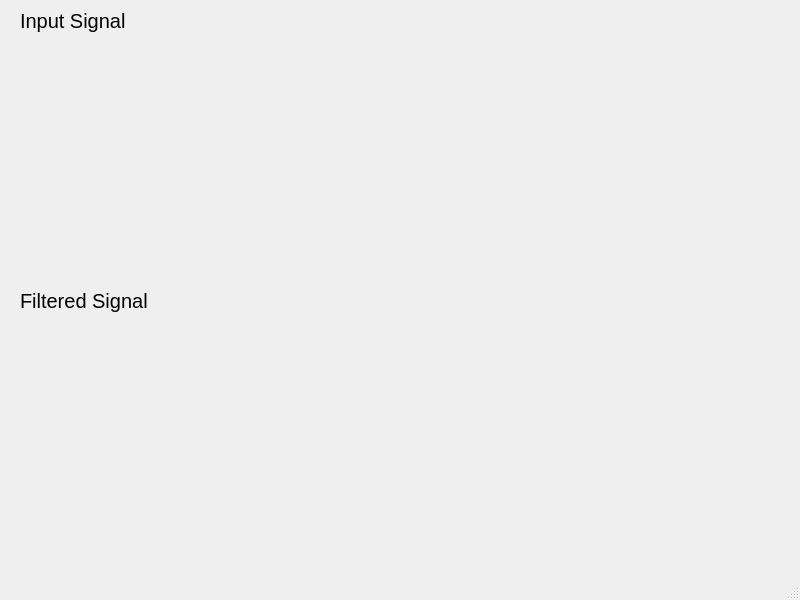
<?xml version="1.0" encoding="UTF-8"?>
<ui version="4.0">
 <class>MainWindow</class>
 <widget class="QMainWindow" name="MainWindow">
  <property name="geometry">
   <rect>
    <x>0</x>
    <y>0</y>
    <width>800</width>
    <height>600</height>
   </rect>
  </property>
  <property name="windowTitle">
   <string>MainWindow</string>
  </property>
  <widget class="QWidget" name="centralwidget">
   <widget class="QLabel" name="label">
    <property name="geometry">
     <rect>
      <x>20</x>
      <y>0</y>
      <width>401</width>
      <height>41</height>
     </rect>
    </property>
    <property name="font">
     <font>
      <pointsize>15</pointsize>
     </font>
    </property>
    <property name="text">
     <string>Input Signal</string>
    </property>
   </widget>
   <widget class="QLabel" name="label_2">
    <property name="geometry">
     <rect>
      <x>20</x>
      <y>280</y>
      <width>401</width>
      <height>41</height>
     </rect>
    </property>
    <property name="font">
     <font>
      <pointsize>15</pointsize>
     </font>
    </property>
    <property name="text">
     <string>Filtered Signal</string>
    </property>
   </widget>
   <widget class="QCustomPlot" name="widget" native="true">
    <property name="geometry">
     <rect>
      <x>20</x>
      <y>40</y>
      <width>711</width>
      <height>221</height>
     </rect>
    </property>
   </widget>
   <widget class="QCustomPlot" name="widget_2" native="true">
    <property name="geometry">
     <rect>
      <x>10</x>
      <y>310</y>
      <width>711</width>
      <height>221</height>
     </rect>
    </property>
   </widget>
  </widget>
  <widget class="QMenuBar" name="menubar">
   <property name="geometry">
    <rect>
     <x>0</x>
     <y>0</y>
     <width>800</width>
     <height>21</height>
    </rect>
   </property>
  </widget>
  <widget class="QStatusBar" name="statusbar"/>
 </widget>
 <customwidgets>
  <customwidget>
   <class>QCustomPlot</class>
   <extends>QWidget</extends>
   <header>qcustomplot.h</header>
   <container>1</container>
  </customwidget>
 </customwidgets>
 <resources/>
 <connections/>
</ui>
